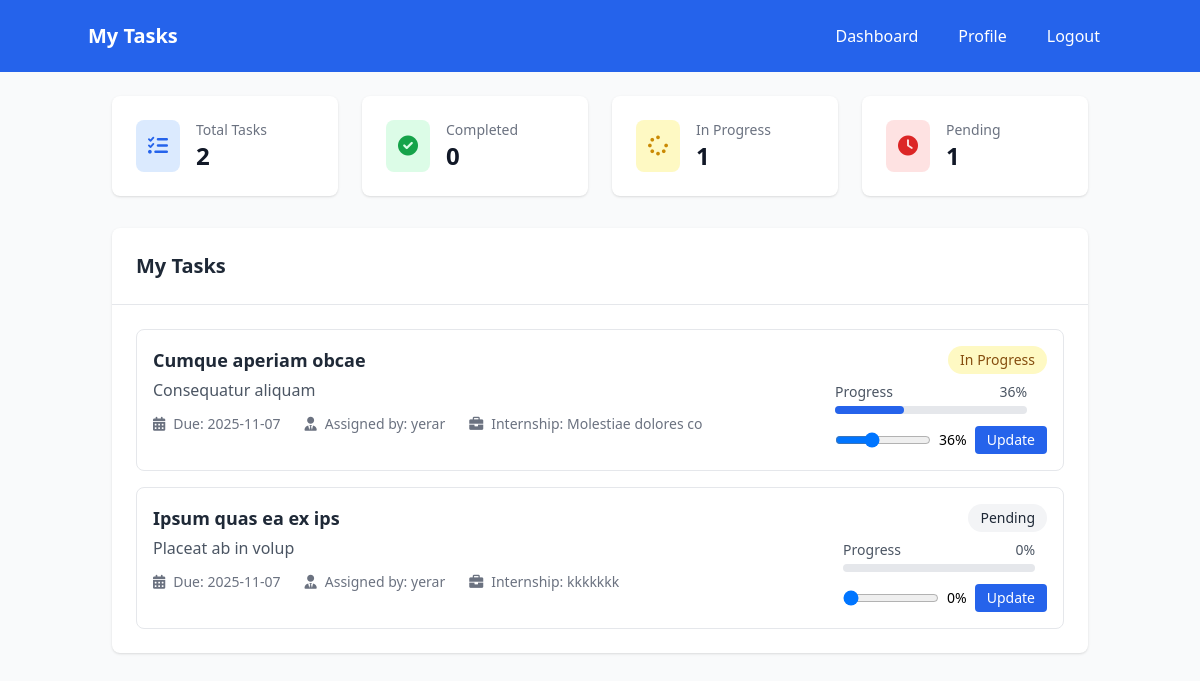
Page /tasks (signed in) on the earlier database version.
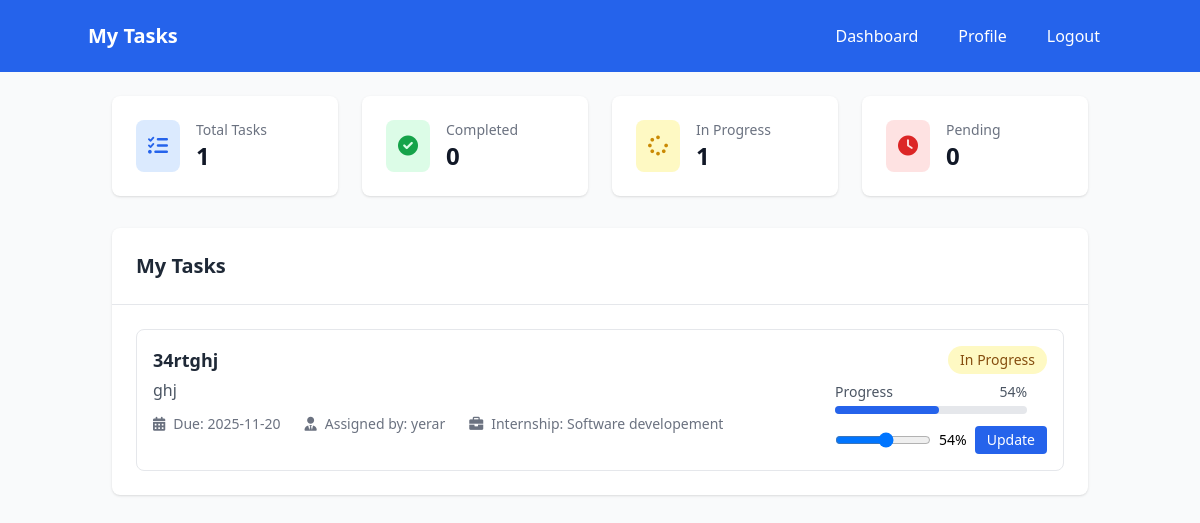
Same page on the later database version.
### models.py (models this page shows)
class Task(Base):
    __tablename__ = "tasks"
    id = Column(Integer, primary_key=True, index=True)
    title = Column(String(255), nullable=False)
    description = Column(Text)
    internship_id = Column(Integer, ForeignKey("internships.id"), nullable=False)
    student_id = Column(Integer, ForeignKey("users.id"), nullable=False)
    assigned_by = Column(Integer, ForeignKey("users.id"))
    due_date = Column(DateTime(timezone=True))
    status = Column(Enum(TaskStatus), default=TaskStatus.PENDING)
    progress = Column(Integer, default=0)
    created_at = Column(DateTime(timezone=True), server_default=func.now())
    internship = relationship("Internship", back_populates="tasks")
    student = relationship("User", foreign_keys=[student_id], back_populates="assigned_tasks")
    assigner = relationship("User", foreign_keys=[assigned_by], back_populates="assigned_by_tasks")

class User(Base):
    __tablename__ = "users"
    id = Column(Integer, primary_key=True, index=True)
    email = Column(String(255), unique=True, index=True, nullable=False)
    hashed_password = Column(String(255), nullable=False)
    full_name = Column(String(255), nullable=False)
    role = Column(Enum(UserRole), nullable=False, default=UserRole.STUDENT)
    phone = Column(String(20))
    department = Column(String(255))
    profile_picture = Column(String(500), default="default_avatar.png")
    created_at = Column(DateTime(timezone=True), server_default=func.now())
    is_active = Column(Boolean, default=True)
    created_internships = relationship("Internship", back_populates="creator")
    applications = relationship("InternshipApplication", back_populates="student")
    assigned_tasks = relationship("Task", foreign_keys="Task.student_id", back_populates="student")
    assigned_by_tasks = relationship("Task", foreign_keys="Task.assigned_by", back_populates="assigner")
    student_feedback = relationship("Feedback", foreign_keys="Feedback.student_id", back_populates="student")
    mentor_feedback = relationship("Feedback", foreign_keys="Feedback.mentor_id", back_populates="mentor")
    given_feedbacks = relationship("MentorFeedback", foreign_keys="MentorFeedback.mentor_id", back_populates="mentor")
    received_feedbacks = relationship("MentorFeedback", foreign_keys="MentorFeedback.student_id", back_populates="student")
    given_evaluations = relationship("Evaluation", foreign_keys="Evaluation.admin_id", back_populates="admin")
    received_evaluations = relationship("Evaluation", foreign_keys="Evaluation.student_id", back_populates="student")

class Internship(Base):
    __tablename__ = "internships"
    id = Column(Integer, primary_key=True, index=True)
    title = Column(String(255), nullable=False)
    description = Column(Text)
    company = Column(String(255), nullable=False)
    location = Column(String(255))
    duration = Column(String(100))
    stipend = Column(String(100))
    requirements = Column(Text)
    created_by = Column(Integer, ForeignKey("users.id"))
    created_at = Column(DateTime(timezone=True), server_default=func.now())
    is_active = Column(Boolean, default=True)
    deadline = Column(DateTime(timezone=True))
    creator = relationship("User", back_populates="created_internships")
    applications = relationship("InternshipApplication", back_populates="internship")
    tasks = relationship("Task", back_populates="internship")
    feedback = relationship("Feedback", back_populates="internship")
    mentor_feedbacks = relationship("MentorFeedback", back_populates="internship")
    evaluations = relationship("Evaluation", back_populates="internship")

### app.py (the view)
@app.get("/tasks")
async def tasks_page(request: Request, db: Session = Depends(get_db)):
    try:
        user = await get_current_user_from_cookie(request, db)
        if isinstance(user, RedirectResponse):
            return user
        user_role = user.role.value if hasattr(user.role, 'value') else user.role
        print(f"🎯 Tasks page access - User: {user.email}, Role: {user_role}")
        if user_role == "student":
            tasks = crud.get_tasks_by_student(db, user.id)
            return templates.TemplateResponse("tasks_student.html", {
                "request": request,
                "user": user,  # This should match your template variable
                "tasks": tasks
            })
        elif user_role in ["admin", "mentor"]:
            if user_role == "admin":
                tasks = crud.get_all_tasks(db)
            else:  # mentor
                tasks = db.query(models.Task)\
                    .join(models.Internship, models.Task.internship_id == models.Internship.id)\
                    .filter(models.Internship.created_by == user.id)\
                    .all()
            students = crud.get_all_users(db)
            internships = crud.get_internships(db)
            total_tasks = len(tasks)
            completed_tasks = len([t for t in tasks if t.status == 'completed'])
            pending_tasks = len([t for t in tasks if t.status in ['pending', 'in_progress']])
            overdue_tasks = len([t for t in tasks if t.due_date and t.due_date.date() < date.today() and t.status != 'completed'])
            stats = {
                "total_tasks": total_tasks,
                "completed_tasks": completed_tasks,
                "pending_tasks": pending_tasks,
                "overdue_tasks": overdue_tasks
            }
            return templates.TemplateResponse("tasks_management.html", {
                "request": request,
                "current_user": user,  # Changed to match template
                "tasks": tasks,
                "students": students,
                "internships": internships,
                "stats": stats,  # Add stats for mentors too
                "today": date.today()
            })
        else:
            print(f"❌ Unknown role for tasks: {user_role}")
            return RedirectResponse("/dashboard?error=Access denied")
    except Exception as e:
        print(f"💥 Tasks page error: {e}")
        import traceback
        traceback.print_exc()
        return RedirectResponse("/login")

### templates/tasks_student.html (shortened to what the changed rows need)
<!DOCTYPE html>
<html lang="en">
<head>
    <script src="https://cdn.tailwindcss.com"></script>
    <link rel="stylesheet" href="https://cdnjs.cloudflare.com/ajax/libs/font-awesome/6.0.0/css/all.min.css">
</head>
<body class="bg-gray-50">
    <nav class="bg-blue-600 text-white p-4">
        <div class="container mx-auto flex justify-between items-center">
            <h1 class="text-xl font-bold">My Tasks</h1>
        </div>
    </nav>
    <div class="container mx-auto p-6">
        <div class="grid grid-cols-1 md:grid-cols-4 gap-6 mb-8">
            <div class="bg-white p-6 rounded-lg shadow">
                <div class="flex items-center">
                    <div class="ml-4">
                        <h3 class="text-sm font-medium text-gray-500">Total Tasks</h3>
                        <p class="text-2xl font-bold text-gray-900">{{ tasks|length }}</p>
                    </div>
                </div>
            </div>
            <div class="bg-white p-6 rounded-lg shadow">
                <div class="flex items-center">
                    <div class="ml-4">
                        <h3 class="text-sm font-medium text-gray-500">Pending</h3>
                        <p class="text-2xl font-bold text-gray-900">
                            {{ tasks|selectattr("status", "equalto", "pending")|list|length }}
                        </p>
                    </div>
                </div>
            </div>
        </div>
        <div class="bg-white rounded-lg shadow">
            <div class="p-6 border-b">
                <h2 class="text-xl font-semibold text-gray-800">My Tasks</h2>
            </div>
            <div class="p-6">
                {% if tasks %}
                <div class="space-y-4">
                    {% for task in tasks %}
                    <div class="border rounded-lg p-4 hover:bg-gray-50">
                        <div class="flex justify-between items-start">
                            <div class="flex-1">
                                <h3 class="font-semibold text-lg text-gray-800">{{ task.title }}</h3>
                                <p class="text-gray-600 mt-1">{{ task.description }}</p>
                                <div class="mt-3 flex items-center space-x-6 text-sm text-gray-500">
                                    <div class="flex items-center">
                                        <i class="fas fa-calendar-alt mr-2"></i>
                                        <span>Due: {{ task.due_date.strftime('%Y-%m-%d') if task.due_date else 'No due
                                            date' }}</span>
                                    </div>
                                    <div class="flex items-center">
                                        <i class="fas fa-user-tie mr-2"></i>
                                        <span>Assigned by: {{ task.assigner.full_name }}</span>
                                    </div>
                                    {% if task.internship %}
                                    <div class="flex items-center">
                                        <i class="fas fa-briefcase mr-2"></i>
                                        <span>Internship: {{ task.internship.title }}</span>
                                    </div>
                                    {% endif %}
                                </div>
                            </div>
                            <div class="text-right">
                                <span class="inline-flex items-center px-3 py-1 rounded-full text-sm font-medium
                                    {% if task.status == 'completed' %}bg-green-100 text-green-800
                                    {% elif task.status == 'in_progress' %}bg-yellow-100 text-yellow-800
                                    {% elif task.status == 'cancelled' %}bg-red-100 text-red-800
                                    {% else %}bg-gray-100 text-gray-800{% endif %}">
                                    {{ task.status|replace('_', ' ')|title }}
                                </span>
                                <div class="mt-2 w-48">
                                    <div class="flex justify-between text-sm text-gray-600 mb-1">
                                        <span>Progress</span>
                                        <span>{{ task.progress }}%</span>
                                    </div>
                                    <div class="w-full bg-gray-200 rounded-full h-2">
                                        <div class="bg-blue-600 h-2 rounded-full" style="width: {{ task.progress }}%">
                                        </div>
                                    </div>
                                </div>
                                {% if task.status != 'completed' and task.status != 'cancelled' %}
                                <div class="mt-3">
                                    <form class="flex items-center space-x-2"
                                        onsubmit="updateTaskProgress(event, {{ task.id }})">
                                        <input type="range" min="0" max="100" value="{{ task.progress }}" class="w-24"
                                            id="progress-{{ task.id }}"
                                            onchange="document.getElementById('progress-value-{{ task.id }}').textContent = this.value + '%'">
                                        <span id="progress-value-{{ task.id }}" class="text-sm font-medium">
                                            {{ task.progress }}%
                                        </span>
                                        <button type="submit"
                                            class="bg-blue-600 text-white px-3 py-1 rounded text-sm hover:bg-blue-700">
                                            Update
                                        </button>
                                    </form>
                                </div>
                                {% endif %}
                            </div>
                        </div>
                    </div>
                    {% endfor %}
                </div>
                {% else %}
                <div class="text-center py-8">
                    <i class="fas fa-tasks text-gray-300 text-6xl mb-4"></i>
                    <h3 class="text-lg font-medium text-gray-900">No tasks assigned yet</h3>
                    <p class="text-gray-500 mt-1">You don't have any tasks assigned to you at the moment.</p>
                </div>
                {% endif %}
            </div>
        </div>
    </div>
</body>
</html>

Differences in the rows shown:
removed Task: title "Cumque aperiam obcae", description "Consequatur aliquam", due_date "2025-11-07", assigner.full_name "yerar", internship "Molestiae dolores co", status "In Progress", progress "36"
removed Task: title "Ipsum quas ea ex ips", description "Placeat ab in volup", due_date "2025-11-07", assigner.full_name "yerar", internship "kkkkkkk", status "Pending", progress "0"
added Task: title "34rtghj", description "ghj", due_date "2025-11-20", assigner.full_name "yerar", internship "Software developement", status "In Progress", progress "54"
Other differences:
{{ tasks|length }}: "2" → "1"
{{ tasks|selectattr("status", "equalto", "pending")|list|length }}: "1" → "0"
